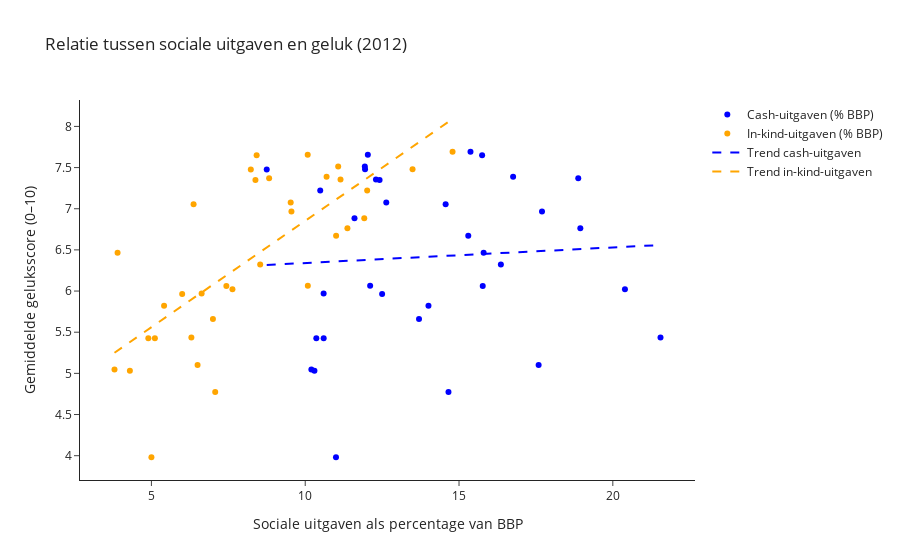

The cell this chart's notebook holds for it:
### Markdown cell above
Figuur 2 – Eén schuifknop, drie verhalen.
In dit interactieve diagram staat op de x-as het aandeel in-natura-uitgaven (% BBP). Zet u de knop op Geluksscore (r = 0,73), dan loopt de wolk duidelijk omhoog: elk extra BBP-procent hulpdiensten levert gemiddeld +0,25 punt op de Cantril-ladder. Schuift u naar Suïcide per 100 000 (r = -0,14), kantelt de trendlijn licht naar beneden: meer diensten gaan samen met minder zelfdodingen.
Bij Totale mentale aandoeningen (r = 0,35) stijgt de lijn juist bescheiden; landen met grotere hulpsystemen herkennen en registreren psychische problemen beter, wat het hogere cijfer verklaart. Zo laat één grafiek in één oogopslag zien dat investeren in hulpdiensten tegelijk geluk vergroot, suïcide drukt en diagnose-bereidheid vergroot.
N.B.: De correlatie tussen de geluksscore en sociale uitgaven is hier anders dan de heatmap. Dit komt doordat deze grafiek alleen data uit 2012 gebruikt.

Argument 3 – Diensten verslaan cash‑uitkeringen, punt voor punt

### Code cell
import pandas as pd
import numpy as np
import plotly.graph_objects as go

# Dataset inladen
pad = "Data/volledige_gecombineerde_dataset.csv"  # Pas pad aan indien nodig
df = pd.read_csv(pad)

# Filteren op compleet jaar
df_2012 = df[df['year'] == 2012].dropna(subset=[
    'socexp_c_pmp',
    'socexp_k_pmp',
    'ladder_y'  # Dit is de juiste kolomnaam
])

# Functie voor regressielijn
def regressielijn(x, y):
    slope, intercept = np.polyfit(x, y, 1)
    x_vals = np.linspace(x.min(), x.max(), 100)
    y_vals = slope * x_vals + intercept
    return x_vals, y_vals

# Data voorbereiden
x_cash = df_2012['socexp_c_pmp']
x_natura = df_2012['socexp_k_pmp']
y_geluk = df_2012['ladder_y']


# Regressielijnen
x_vals_cash, y_vals_cash = regressielijn(x_cash, y_geluk)
x_vals_natura, y_vals_natura = regressielijn(x_natura, y_geluk)

# Figuur
fig = go.Figure()

# Cash-uitgaven
fig.add_trace(go.Scatter(
    x=x_cash,
    y=y_geluk,
    mode='markers',
    marker=dict(color='blue'),
    text=df_2012['country'],
    name='Cash-uitgaven (% BBP)',
    hovertemplate="<b>%{text}</b><br>Cash-uitgaven: %{x:.2f}% van BBP<br>Geluksscore: %{y:.2f}<extra></extra>"
))

# In-kind-uitgaven
fig.add_trace(go.Scatter(
    x=x_natura,
    y=y_geluk,
    mode='markers',
    marker=dict(color='orange'),
    text=df_2012['country'],
    name='In-kind-uitgaven (% BBP)',
    hovertemplate="<b>%{text}</b><br>In-kind-uitgaven: %{x:.2f}% van BBP<br>Geluksscore: %{y:.2f}<extra></extra>"
))

# Trendlijn cash
fig.add_trace(go.Scatter(
    x=x_vals_cash,
    y=y_vals_cash,
    mode='lines',
    line=dict(color='blue', dash='dash'),
    name='Trend cash-uitgaven'
))

# Trendlijn in-kind
fig.add_trace(go.Scatter(
    x=x_vals_natura,
    y=y_vals_natura,
    mode='lines',
    line=dict(color='orange', dash='dash'),
    name='Trend in-kind-uitgaven'
))

# Layout
fig.update_layout(
    title="Relatie tussen sociale uitgaven en geluk (2012)",
    xaxis_title="Sociale uitgaven als percentage van BBP",
    yaxis_title="Gemiddelde geluksscore (0–10)",
    template="simple_white"
)

fig.show()

### Figure 1 — Plotly figure (JSON) as saved in the notebook; plotly's stock layout.template omitted (floating-point values rounded to 4 significant figures)
{"data": [{"hovertemplate": "<b>%{text}</b><br>Cash-uitgaven: %{x:.2f}% van BBP<br>Geluksscore: %{y:.2f}<extra></extra>", "marker": {"color": "blue"}, "mode": "markers", "name": "Cash-uitgaven (% BBP)", "text": ["Australia", "Austria", "Belgium", "Bulgaria", "Canada", "Croatia", "Cyprus", "Denmark", "Estonia", "Finland", "France", "Germany", "Greece", "Hungary", "Iceland", "Ireland", "Italy", "Japan", "Latvia", "Lithuania", "Luxembourg", "Malta", "Netherlands", "New Zealand", "Norway", "Poland", "Portugal", "Romania", "Slovakia", "Slovenia", "Spain", "Sweden", "Switzerland", "United Kingdom"], "type": "scatter", "x": [12.42, 18.88, 17.7, 11, 8.749, 13.7, 15.8, 15.37, 10.36, 16.76, 18.94, 15.3, 21.55, 14.66, 12.3, 12.63, 20.39, 12.11, 10.2, 10.6, 14.56, 12.5, 11.94, 10.49, 12.04, 14.01, 17.59, 10.3, 10.6, 15.77, 16.36, 11.95, 15.75, 11.6], "y": [7.35, 7.369, 6.967, 3.981, 7.477, 5.661, 6.466, 7.693, 5.426, 7.389, 6.764, 6.672, 5.435, 4.775, 7.355, 7.076, 6.021, 6.064, 5.046, 5.426, 7.054, 5.964, 7.512, 7.221, 7.655, 5.822, 5.101, 5.033, 5.969, 6.06, 6.322, 7.48, 7.65, 6.883]}, {"hovertemplate": "<b>%{text}</b><br>In-kind-uitgaven: %{x:.2f}% van BBP<br>Geluksscore: %{y:.2f}<extra></extra>", "marker": {"color": "orange"}, "mode": "markers", "name": "In-kind-uitgaven (% BBP)", "text": ["Australia", "Austria", "Belgium", "Bulgaria", "Canada", "Croatia", "Cyprus", "Denmark", "Estonia", "Finland", "France", "Germany", "Greece", "Hungary", "Iceland", "Ireland", "Italy", "Japan", "Latvia", "Lithuania", "Luxembourg", "Malta", "Netherlands", "New Zealand", "Norway", "Poland", "Portugal", "Romania", "Slovakia", "Slovenia", "Spain", "Sweden", "Switzerland", "United Kingdom"], "type": "scatter", "x": [8.382, 8.827, 9.552, 5, 8.231, 7, 3.9, 14.79, 5.112, 10.7, 11.37, 11.0, 6.299, 7.074, 11.15, 9.528, 7.634, 10.09, 3.8, 4.9, 6.371, 6, 11.07, 12.01, 10.08, 5.412, 6.501, 4.3, 6.633, 7.436, 8.536, 13.49, 8.421, 11.92], "y": [7.35, 7.369, 6.967, 3.981, 7.477, 5.661, 6.466, 7.693, 5.426, 7.389, 6.764, 6.672, 5.435, 4.775, 7.355, 7.076, 6.021, 6.064, 5.046, 5.426, 7.054, 5.964, 7.512, 7.221, 7.655, 5.822, 5.101, 5.033, 5.969, 6.06, 6.322, 7.48, 7.65, 6.883]}, {"line": {"color": "blue", "dash": "dash"}, "mode": "lines", "name": "Trend cash-uitgaven", "type": "scatter", "x": [8.749, 8.878, 9.008, 9.137, 9.266, 9.396, 9.525, 9.654, 9.783, 9.913, 10.04, 10.17, 10.3, 10.43, 10.56, 10.69, 10.82, 10.95, 11.08, 11.21, 11.34, 11.46, 11.59, 11.72, 11.85, 11.98, 12.11, 12.24, 12.37, 12.5, 12.63, 12.76, 12.89, 13.02, 13.15, 13.27, 13.4, 13.53, 13.66, 13.79, 13.92, 14.05, 14.18, 14.31, 14.44, 14.57, 14.7, 14.83, 14.96, 15.08, 15.21, 15.34, 15.47, 15.6, 15.73, 15.86, 15.99, 16.12, 16.25, 16.38, 16.51, 16.64, 16.77, 16.9, 17.02, 17.15, 17.28, 17.41, 17.54, 17.67, 17.8, 17.93, 18.06, 18.19, 18.32, 18.45, 18.58, 18.71, 18.83, 18.96, 19.09, 19.22, 19.35, 19.48, 19.61, 19.74, 19.87, 20.0, 20.13, 20.26, 20.39, 20.52, 20.64, 20.77, 20.9, 21.03, 21.16, 21.29, 21.42, 21.55], "y": [6.317, 6.32, 6.322, 6.324, 6.327, 6.329, 6.332, 6.334, 6.337, 6.339, 6.342, 6.344, 6.346, 6.349, 6.351, 6.354, 6.356, 6.359, 6.361, 6.364, 6.366, 6.368, 6.371, 6.373, 6.376, 6.378, 6.381, 6.383, 6.386, 6.388, 6.391, 6.393, 6.395, 6.398, 6.4, 6.403, 6.405, 6.408, 6.41, 6.413, 6.415, 6.417, 6.42, 6.422, 6.425, 6.427, 6.43, 6.432, 6.435, 6.437, 6.439, 6.442, 6.444, 6.447, 6.449, 6.452, 6.454, 6.457, 6.459, 6.461, 6.464, 6.466, 6.469, 6.471, 6.474, 6.476, 6.479, 6.481, 6.484, 6.486, 6.488, 6.491, 6.493, 6.496, 6.498, 6.501, 6.503, 6.506, 6.508, 6.51, 6.513, 6.515, 6.518, 6.52, 6.523, 6.525, 6.528, 6.53, 6.532, 6.535, 6.537, 6.54, 6.542, 6.545, 6.547, 6.55, 6.552, 6.554, 6.557, 6.559]}, {"line": {"color": "orange", "dash": "dash"}, "mode": "lines", "name": "Trend in-kind-uitgaven", "type": "scatter", "x": [3.8, 3.911, 4.022, 4.133, 4.244, 4.355, 4.466, 4.577, 4.688, 4.799, 4.91, 5.021, 5.132, 5.243, 5.354, 5.465, 5.576, 5.687, 5.798, 5.909, 6.02, 6.131, 6.242, 6.353, 6.464, 6.575, 6.686, 6.797, 6.908, 7.019, 7.13, 7.241, 7.352, 7.463, 7.574, 7.685, 7.796, 7.907, 8.018, 8.129, 8.24, 8.351, 8.462, 8.573, 8.684, 8.795, 8.906, 9.017, 9.128, 9.239, 9.351, 9.462, 9.573, 9.684, 9.795, 9.906, 10.02, 10.13, 10.24, 10.35, 10.46, 10.57, 10.68, 10.79, 10.9, 11.02, 11.13, 11.24, 11.35, 11.46, 11.57, 11.68, 11.79, 11.9, 12.01, 12.13, 12.24, 12.35, 12.46, 12.57, 12.68, 12.79, 12.9, 13.01, 13.12, 13.24, 13.35, 13.46, 13.57, 13.68, 13.79, 13.9, 14.01, 14.12, 14.23, 14.35, 14.46, 14.57, 14.68, 14.79], "y": [5.251, 5.28, 5.308, 5.337, 5.366, 5.394, 5.423, 5.452, 5.48, 5.509, 5.538, 5.566, 5.595, 5.624, 5.652, 5.681, 5.71, 5.738, 5.767, 5.796, 5.824, 5.853, 5.882, 5.91, 5.939, 5.968, 5.997, 6.025, 6.054, 6.083, 6.111, 6.14, 6.169, 6.197, 6.226, 6.255, 6.283, 6.312, 6.341, 6.369, 6.398, 6.427, 6.455, 6.484, 6.513, 6.541, 6.57, 6.599, 6.627, 6.656, 6.685, 6.714, 6.742, 6.771, 6.8, 6.828, 6.857, 6.886, 6.914, 6.943, 6.972, 7.0, 7.029, 7.058, 7.086, 7.115, 7.144, 7.172, 7.201, 7.23, 7.258, 7.287, 7.316, 7.344, 7.373, 7.402, 7.431, 7.459, 7.488, 7.517, 7.545, 7.574, 7.603, 7.631, 7.66, 7.689, 7.717, 7.746, 7.775, 7.803, 7.832, 7.861, 7.889, 7.918, 7.947, 7.975, 8.004, 8.033, 8.061, 8.09]}], "layout": {"title": {"text": "Relatie tussen sociale uitgaven en geluk (2012)"}, "xaxis": {"title": {"text": "Sociale uitgaven als percentage van BBP"}}, "yaxis": {"title": {"text": "Gemiddelde geluksscore (0–10)"}}}}
